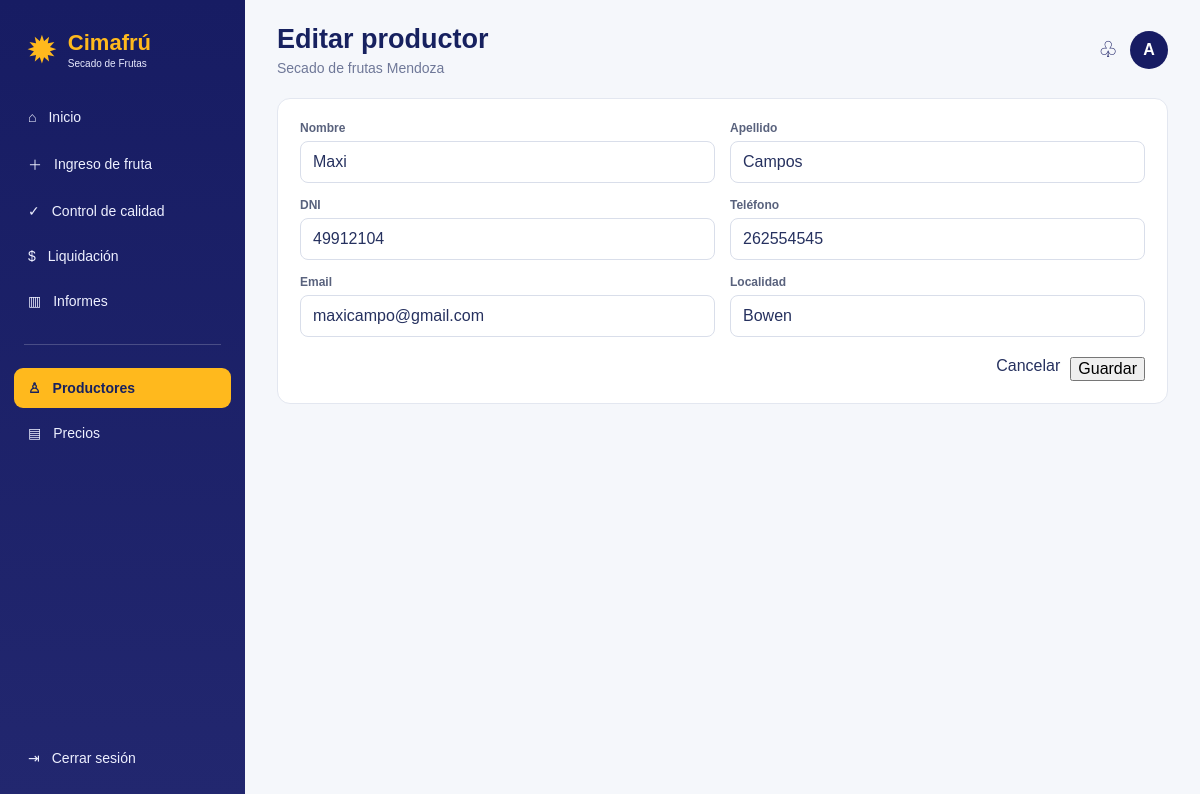
The app's page /productores/1/editar (signed in) with its own data.
### app.py (models this page shows)
class Usuario(UserMixin, db.Model):
    id = db.Column(db.Integer, primary_key=True)
    usuario = db.Column(db.String(100), unique=True, nullable=False)
    password = db.Column(db.String(200), nullable=False)

class Productor(db.Model):
    id = db.Column(db.Integer, primary_key=True)
    nombre = db.Column(db.String(100), nullable=False)
    apellido = db.Column(db.String(100), nullable=False)
    dni = db.Column(db.String(30), unique=True, nullable=False)
    telefono = db.Column(db.String(50))
    email = db.Column(db.String(100))
    localidad = db.Column(db.String(100))
    activo = db.Column(db.Boolean, default=True, nullable=False)
    vales = db.relationship("Vale", back_populates="productor")
    liquidaciones = db.relationship("Liquidacion", back_populates="productor")
    ingresos = db.relationship("IngresoFruta", back_populates="productor")

### app.py (the view, shortened to what this page needs)
@app.route("/productores/<int:id>/editar", methods=["GET", "POST"])
@login_required
def editar_productor(id):
    productor = db.session.get(Productor, id)
    if not productor:
        flash("Productor no encontrado.", "error")
        return redirect(url_for("productores"))
    return render_template("productor_form.html", productor=productor)

### app.py (called while the page is built)
@login_manager.user_loader
def cargar_usuario(user_id):
    return db.session.get(Usuario, int(user_id))

### templates/productor_form.html
{% extends "base.html" %}{% block title %}Productor{% endblock %}{% block header %}{{'Editar productor' if productor else 'Nuevo productor'}}{% endblock %}{% block content %}<div class="card form-card"><form method="POST" class="formulario"><div class="form-grid"><div><label>Nombre</label><input name="nombre" required value="{{productor.nombre if productor else ''}}"></div><div><label>Apellido</label><input name="apellido" required value="{{productor.apellido if productor else ''}}"></div><div><label>DNI</label><input name="dni" required value="{{productor.dni if productor else ''}}"></div><div><label>Teléfono</label><input name="telefono" value="{{productor.telefono if productor else ''}}"></div><div><label>Email</label><input name="email" type="email" value="{{productor.email if productor else ''}}"></div><div><label>Localidad</label><input name="localidad" value="{{productor.localidad if productor else ''}}"></div></div><div class="form-actions"><a class="boton-secundario" href="{{url_for('productores')}}">Cancelar</a><button class="boton">Guardar</button></div></form></div>{% endblock %}

### templates/base.html (shortened to what this page needs)
<!doctype html>
<html lang="es">
<head>
    <link rel="stylesheet" href="{{ url_for('static', filename='estilos.css') }}">
</head>
<body>
<aside class="sidebar">
    <div class="brand">
        <div class="brand-mark">✹</div>
        <div>
            <strong>Cimafrú</strong>
            <small>Secado de Frutas</small>
        </div>
    </div>
    <nav class="nav">
        <a class="{% if request.endpoint == 'dashboard' %}activo{% endif %}" href="{{ url_for('dashboard') }}">
            <span>⌂</span> Inicio
        </a>
        <a class="{% if request.endpoint in ['ingreso_fruta','vales','nuevo_vale'] %}activo{% endif %}" href="{{ url_for('ingreso_fruta') }}">
            <span>＋</span> Ingreso de fruta
        </a>
        <a class="{% if request.endpoint in ['control_calidad'] %}activo{% endif %}" href="{{ url_for('ingreso_fruta') }}">
            <span>✓</span> Control de calidad
        </a>
        <a class="{% if 'liquidacion' in (request.endpoint or '') %}activo{% endif %}" href="{{ url_for('liquidaciones') }}">
            <span>$</span> Liquidación
        </a>
        <a class="{% if request.endpoint == 'informes' %}activo{% endif %}" href="{{ url_for('informes') }}">
            <span>▥</span> Informes
        </a>
        <div class="nav-separator"></div>
        <a class="{% if 'productor' in (request.endpoint or '') %}activo{% endif %}" href="{{ url_for('productores') }}">
            <span>♙</span> Productores
        </a>
        <a class="{% if 'precio' in (request.endpoint or '') %}activo{% endif %}" href="{{ url_for('precios') }}">
            <span>▤</span> Precios
        </a>
    </nav>
    <a class="logout" href="{{ url_for('logout') }}"><span>⇥</span> Cerrar sesión</a>
</aside>
<main class="contenido">
    <header class="topbar">
        <div>
            <h1>{% block header %}Bienvenido a Cimafrú{% endblock %}</h1>
            <p>{% block subtitle %}Secado de frutas Mendoza{% endblock %}</p>
        </div>
        <div class="perfil">
            <div class="bell">♧</div>
            <div class="avatar">{{ current_user.usuario[0]|upper }}</div>
        </div>
    </header>
    {% block content %}{% endblock %}
</main>
</body>
</html>

### static/estilos.css (style rules this page uses)
:root { --navy:#171c63; --navy-2:#242a78; --yellow:#ffb91d; --yellow-2:#ffc62e; --ink:#17215f; --text:#26315f; --muted:#6f7898; --bg:#f5f7fb; --line:#e3e7f0; --white:#fff; --green:#3fa35b; --orange:#f5a623; --red:#e05b4f; }
* { box-sizing:border-box }
body { margin:0;background:var(--bg);color:var(--text);font-family:Arial,Helvetica,sans-serif }
a { text-decoration:none;color:inherit }
button,input,select,textarea { font:inherit }
.sidebar { position:fixed;left:0;top:0;bottom:0;width:245px; background:linear-gradient(180deg,#171c63 0%,#22276f 100%); color:white;padding:22px 14px;display:flex;flex-direction:column;z-index:10 }
.brand { display:flex;align-items:center;gap:10px;padding:8px 12px 28px }
.brand-mark { font-size:38px;line-height:1;color:var(--yellow) }
.brand strong { font-size:22px;color:var(--yellow);display:block }
.brand small { font-size:10px;color:#e9ebff;display:block;margin-top:2px }
.nav { display:flex;flex-direction:column;gap:5px }
.nav a,.logout { padding:12px 14px;border-radius:9px;color:#eef0ff;display:flex;gap:12px;align-items:center;font-size:14px }
.nav a:hover,.nav a.activo { background:var(--yellow);color:#17215f;font-weight:700 }
.nav-separator { height:1px;background:rgba(255,255,255,.2);margin:18px 10px }
.logout { margin-top:auto }
.contenido { margin-left:245px;min-height:100vh;padding:24px 32px 45px }
.topbar { display:flex;justify-content:space-between;align-items:center;margin-bottom:22px }
.topbar h1 { margin:0;color:var(--ink);font-size:27px }
.topbar p { margin:5px 0 0;color:var(--muted);font-size:14px }
.perfil { display:flex;align-items:center;gap:12px }
.bell { font-size:22px;color:var(--navy) }
.avatar { width:38px;height:38px;border-radius:50%;background:var(--navy);color:white;display:grid;place-items:center;font-weight:700 }
.card { background:white;border:1px solid var(--line);border-radius:13px;padding:22px }
.form-card { max-width:1000px;margin:auto }
.form-grid { display:grid;grid-template-columns:repeat(2,1fr);gap:15px }
.form-grid>div { display:flex;flex-direction:column;gap:6px }
label { font-size:12px;font-weight:700;color:#59627d }
input,select,textarea { width:100%;padding:11px 12px;border:1px solid #d9deea;border-radius:8px;background:#fff;color:var(--text);outline:none }
.form-actions { display:flex;justify-content:flex-end;gap:10px;margin-top:20px }

### records on screen
Usuario: usuario "A"
Productor: nombre "Maxi", apellido "Campos", dni "49912104", telefono "262554545", email "maxicampo@gmail.com", localidad "Bowen"

### other values on screen
{{ 'Editar productor' if productor else 'Nuevo productor' }} "Editar productor"
